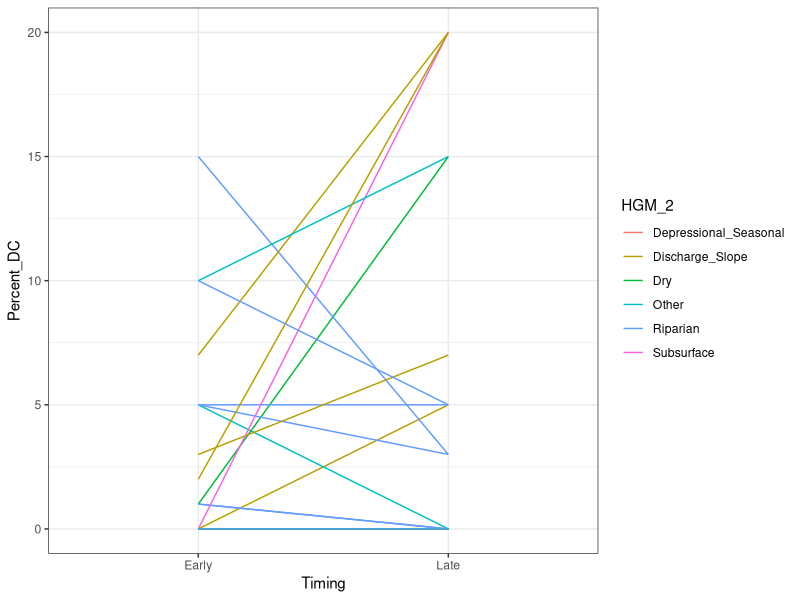
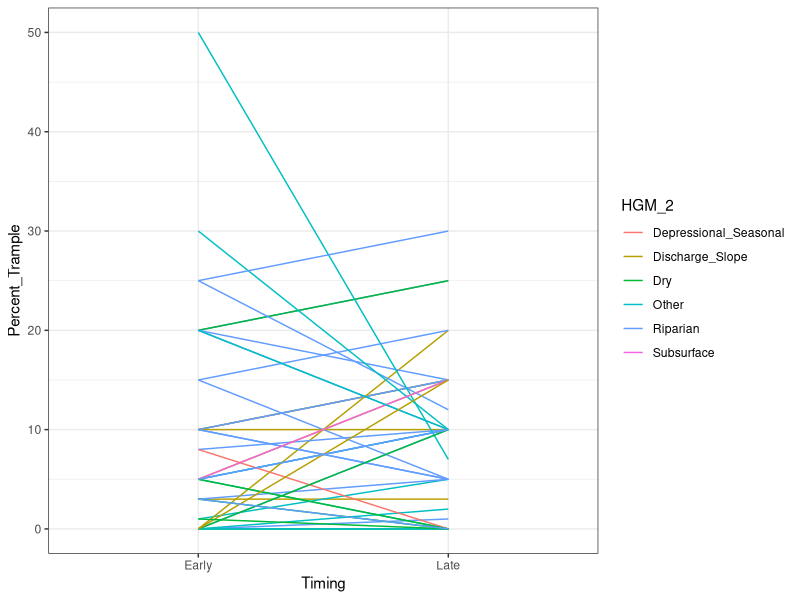
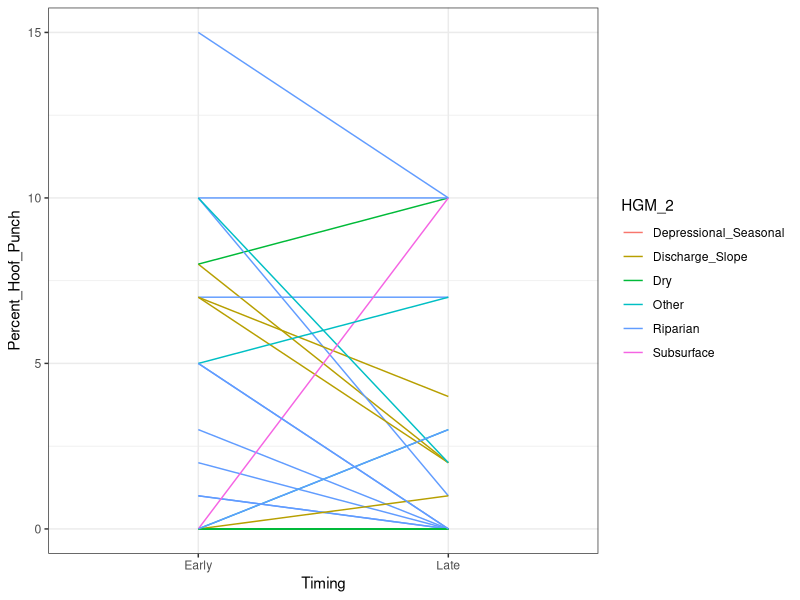
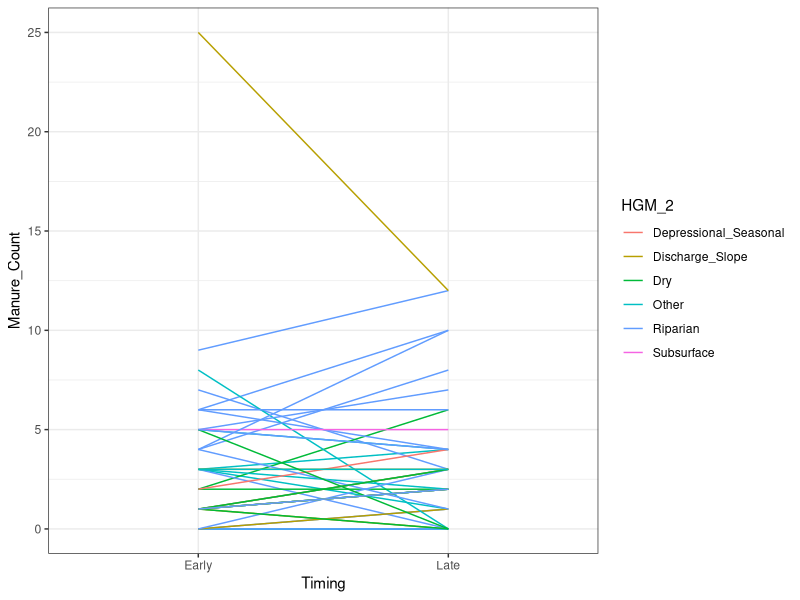
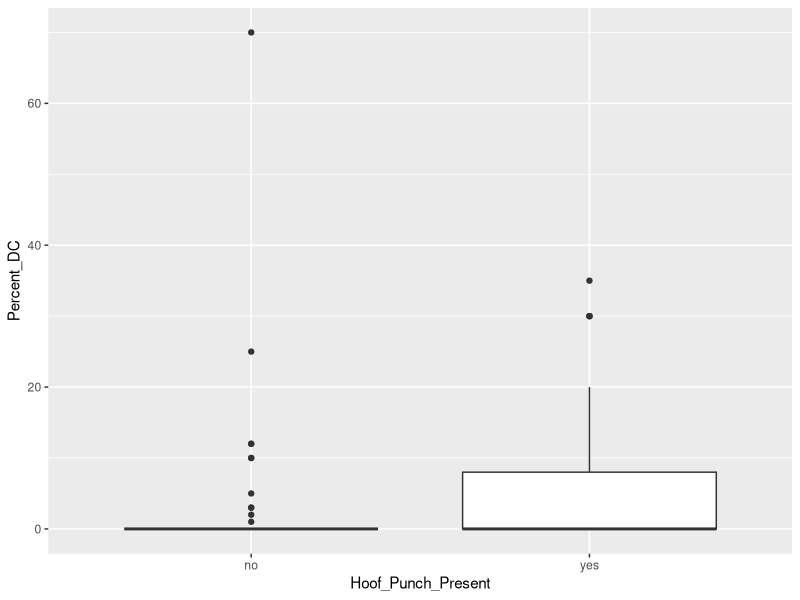
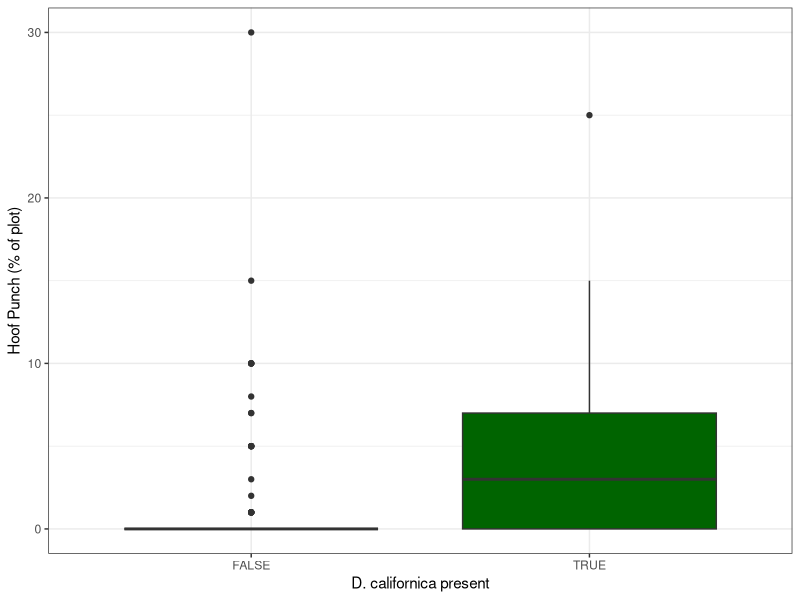
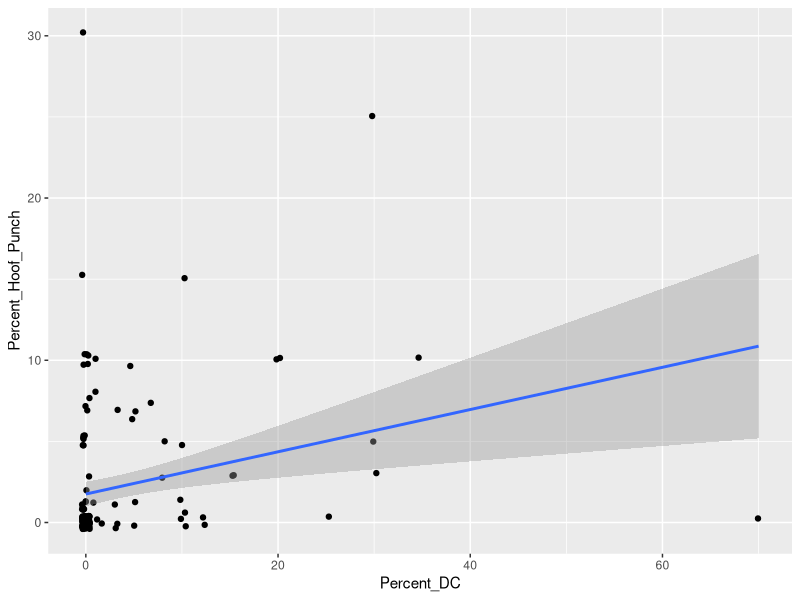
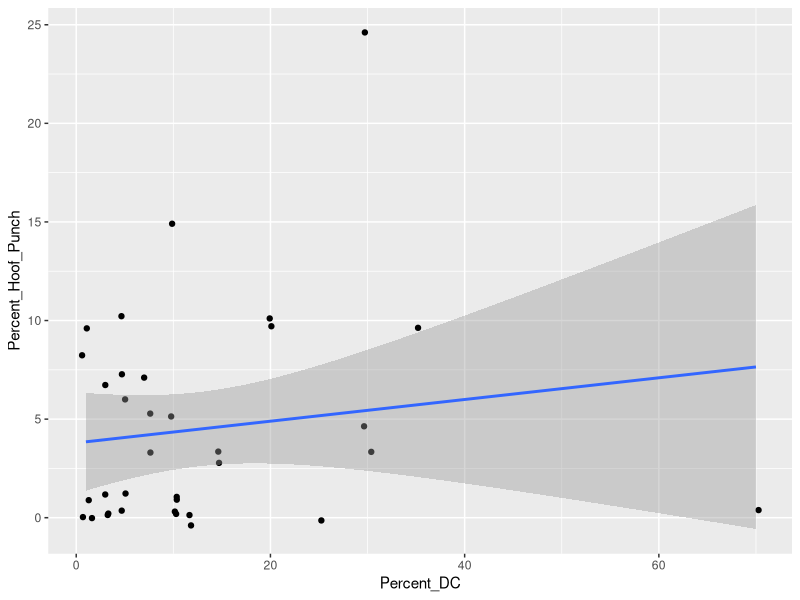

Generate these figures, in order, with R:
## ---- chunk 1
knitr::opts_chunk$set(echo = TRUE)
library(tidyverse)
library(lubridate)
## ---- chunk 2
Cattle_Impact_Full <- read.csv("Cleaned_Capstone_Data.csv") %>% # reading in csv
  rename(  # cleaning up and simplifying column names
    Plot = Plot._Number,
    Watershed = Subwatrshed_Location, 
    HGM = Hydrogeomorphic_Classification
  ) %>%
  mutate(  # Editing data in our columns for cleaning (use with caution!)
    Watershed = str_trim(Watershed), # remove whitespace from Watershed column
    Closest_Water_Distance = as.numeric(Closest_Water_Distance), # formatting Closest_Water_Distance column as a number
    Date = as.Date(Date, format = "%m/%d/%Y") # Reformats the Date column into a format which R can interpret as dates correctly
  ) %>%
  filter(!is.na(Plot)) # removing one blank row


Cattle_Impact <- Cattle_Impact_Full  %>%
  select(Date, Plot, Watershed, HGM, Percent_Canopy:Manure_Count, 
         Closest_Water_Distance, Water_Type, Restoration_Location,
         Stream_Restoration_Type:Cattle_Trail_Crossing_or_Bedding_Area) %>%  # selecting relevant columns
  mutate(
    Restoration_Location_2 = case_when(
      Restoration_Location %in% c("Both", "Inside", "Downstream") ~ "in_or_downstream", 
      TRUE ~ "none_or_upstream"),
    
    HGM = str_trim(HGM),
    
    HGM_2 = case_when(
      HGM %in% c("Riparian_Mid_Gradient", "Riparian_High_Gradient") ~ "Riparian",
      HGM %in% c("Subsurface_Low_Gradient", "Subsurface_Mid_Gradient", "Subsurface_High_Gradient") ~ "Subsurface",
      TRUE ~ HGM),
    
    Hoof_Punch_Present = case_when(
      Percent_Hoof_Punch > 0 ~ "yes",
      TRUE ~ "no"),
    
    # If stream distance wasn't recorded it was > 50m, so putting that in as our minimum for now
    Closest_Water_Distance_2 = case_when(
      is.na(Closest_Water_Distance) ~ 50, 
      TRUE ~ Closest_Water_Distance
    )
  )


Cattle_Early <- Cattle_Impact %>%
  filter(Date < "2025-09-01")

## ---- chunk 3

# filtering to repeated plots
late_plots <- Cattle_Impact_Full %>%
  filter(Date > "2025-09-01") %>%
  pull(Plot)

Cattle_Impact_Repeat <- Cattle_Impact %>%
  filter(Plot %in% late_plots) %>%
  mutate(
    Timing = case_when(
      Date > "2025-09-01" ~ "Late",
      Date <= "2025-09-01" ~ "Early",
      TRUE ~ "NA"
    )
  ) %>%
arrange(Plot)

# comparing early to later

# % DC
Cattle_Impact_Repeat %>%
  ggplot(aes(x = Timing, y = Percent_DC, group = Plot, color = HGM_2)) +
  geom_line() +
  theme_bw()

# % Trample
Cattle_Impact_Repeat %>%
  ggplot(aes(x = Timing, y = Percent_Trample, group = Plot, color = HGM_2)) +
  geom_line() +
  theme_bw()

# % Hoof Punch
Cattle_Impact_Repeat %>%
  ggplot(aes(x = Timing, y = Percent_Hoof_Punch, group = Plot, color = HGM_2)) +
  geom_line() +
  theme_bw()

# Manure Count
Cattle_Impact_Repeat %>%
  ggplot(aes(x = Timing, y = Manure_Count, group = Plot, color = HGM_2)) +
  geom_line() +
  theme_bw()


## ---- chunk 4

# Framing 1: Is there more likely to be hoof punch in fen areas (based on DC % abundance)?

Cattle_Impact %>% 
  filter(Date < "2025-09-01") %>%
  ggplot(aes(x = Hoof_Punch_Present, y = Percent_DC)) +
  geom_boxplot()



# Framing 2: Is hoof punch percent impact higher where DC is present?
Cattle_Impact %>% 
  mutate(DC_Present = Percent_DC > 0) %>%
  filter(Date < "2025-09-01",
         !is.na(DC_Present)) %>%
  ggplot(aes(x = DC_Present, y = Percent_Hoof_Punch, fill = DC_Present)) +
  geom_boxplot() +
  theme_bw() +
  xlab("D. californica present") +
  ylab("Hoof Punch (% of plot)") +
  scale_fill_manual(values = c('goldenrod','darkgreen')) +
  guides(fill = "none")
ggsave("Figures/DC_Hoof-Punch_plot.pdf", width = 7.5, height = 5.5, units = "in")


# Framing 3a: How does hoof punch % correlate with DC % overall?

Cattle_Impact %>% 
  filter(Date < "2025-09-01") %>%
  ggplot(aes(x = Percent_DC, y = Percent_Hoof_Punch)) +
  geom_point(position = position_jitter()) +
  geom_smooth(method = "lm")


# Framing 3b: How does hoof punch % correlate with DC % where DC is present?
Cattle_Impact %>% 
  filter(Date < "2025-09-01",
         Percent_DC > 0) %>%
  ggplot(aes(x = Percent_DC, y = Percent_Hoof_Punch)) +
  geom_point(position = position_jitter()) +
  geom_smooth(method = "lm")


## ---- chunk 5


Cattle_Early %>%
  ggplot(aes(x = Closest_Water_Distance_2, y = Percent_Hoof_Punch)) +
  geom_point(position = position_jitter()) +
  geom_smooth(method = "lm") +
  theme_bw()


Cattle_Early %>%
  ggplot(aes(x = Percent_Water, y = Percent_Hoof_Punch)) +
  geom_point(position = position_jitter()) +
  geom_smooth(method = "lm") +
  theme_bw()



m.hoof.punch <- lm(Percent_Hoof_Punch ~ Closest_Water_Distance_2 + Restoration_Location_2,
                    data = Cattle_Early)
summary(m.hoof.punch)

m.hoof.punch.2 <- lm(Percent_Hoof_Punch ~ Closest_Water_Distance_2 + Percent_Water + 
                       Restoration_Location_2,
                    data = Cattle_Early)
summary(m.hoof.punch.2)


m.hoof.punch.3 <- lm(Percent_Hoof_Punch ~ Percent_Water + Percent_DC,
                    data = Cattle_Early)
summary(m.hoof.punch.3)

m.hoof.punch.3 <- lm(Percent_Hoof_Punch ~ Percent_DC + Percent_Water,
                    data = Cattle_Early)
summary(m.hoof.punch.3)

# Is the DC and percent water info overlapping?
# Correlated but actually not incredibly tight
Cattle_Early %>%
  ggplot(aes(x = Percent_Water, y = Percent_DC)) +
  geom_point(position = position_jitter()) +
  geom_smooth(method = "lm") +
  theme_bw()


# stream distance and restoration location
Cattle_Early %>%
  ggplot(aes(x = Closest_Water_Distance_2, y = Percent_Hoof_Punch,
             color = Restoration_Location_2)) +
  geom_point(position = position_jitter()) +
  geom_smooth(method = "lm") +
  theme_bw()
